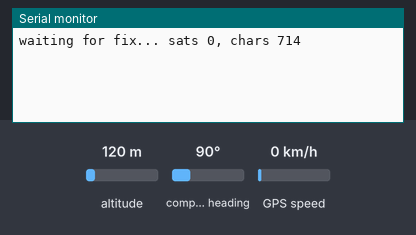
The sketch below on a simulated ESP32. Shown: the last lines printed to the serial monitor. The inputs (shaded band) are chosen by the test bench; at power-on: altitude 120 m, GPS speed 0 km/h, compass heading 90°. The GPS gets a fix after 3 s at 37.7749, -122.4194 with 8 satellites.

Above: at 1.2 s.
1.3 s: altitude set to 20 m
At 3.7 s:
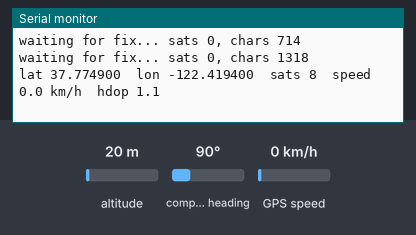
5.4 s: GPS speed set to 2 km/h
At 6.7 s:
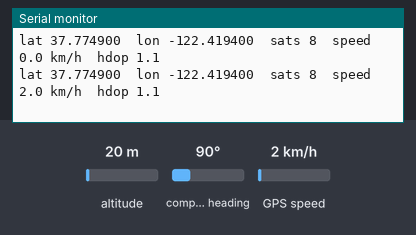
6.9 s: GPS speed set to 30 km/h
At 7.8 s:
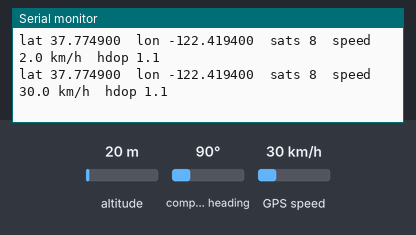
Timing chart, 0 to 9.9 s (numbered marks = the images above; inputs shaded):
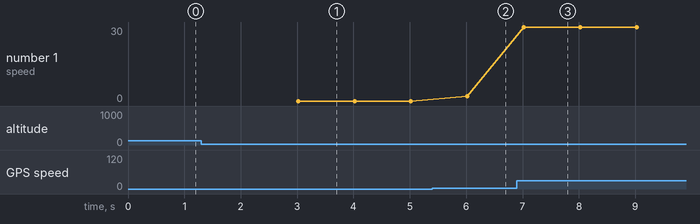

Measured:
- after the input at 1.3 s, the serial monitor: prints a new line after 0.71 s (image 1)
- after the input at 5.4 s, the serial monitor: prints a new line after 0.62 s (image 2)
- after the input at 6.9 s, the serial monitor: prints a new line after 0.12 s (image 3)
- plotted number 1: 0 → 2 after the input at 5.4 s, 2 → 30 after the input at 6.9 s

The sketch:

ch09_gps_read.ino
```cpp
// Rabat Tak - Vol.2 section 9-11: read position from a GPS module (NEO-M8N / M10) with ESP32
// GPS: TX->GPIO16 (RX2), RX->GPIO17 (TX2), VCC 3.3V or 5V (see module), GND
// Library: TinyGPSPlus. Test outdoors; the first fix can take 1-2 minutes.
#include <TinyGPSPlus.h>
TinyGPSPlus gps;

void setup() {
  Serial.begin(115200);
  Serial2.begin(9600, SERIAL_8N1, 16, 17);   // M10 modules may use 38400
}

void loop() {
  while (Serial2.available()) gps.encode(Serial2.read());
  static uint32_t t = 0;
  if (millis() - t < 1000) return;
  t = millis();
  if (gps.location.isValid()) {
    Serial.printf("lat %.6f  lon %.6f  sats %d  speed %.1f km/h  hdop %.1f\n",
                  gps.location.lat(), gps.location.lng(), gps.satellites.value(),
                  gps.speed.kmph(), gps.hdop.hdop());
  } else {
    Serial.printf("waiting for fix... sats %d, chars %lu\n",
                  gps.satellites.value(), gps.charsProcessed());
  }
}
```
